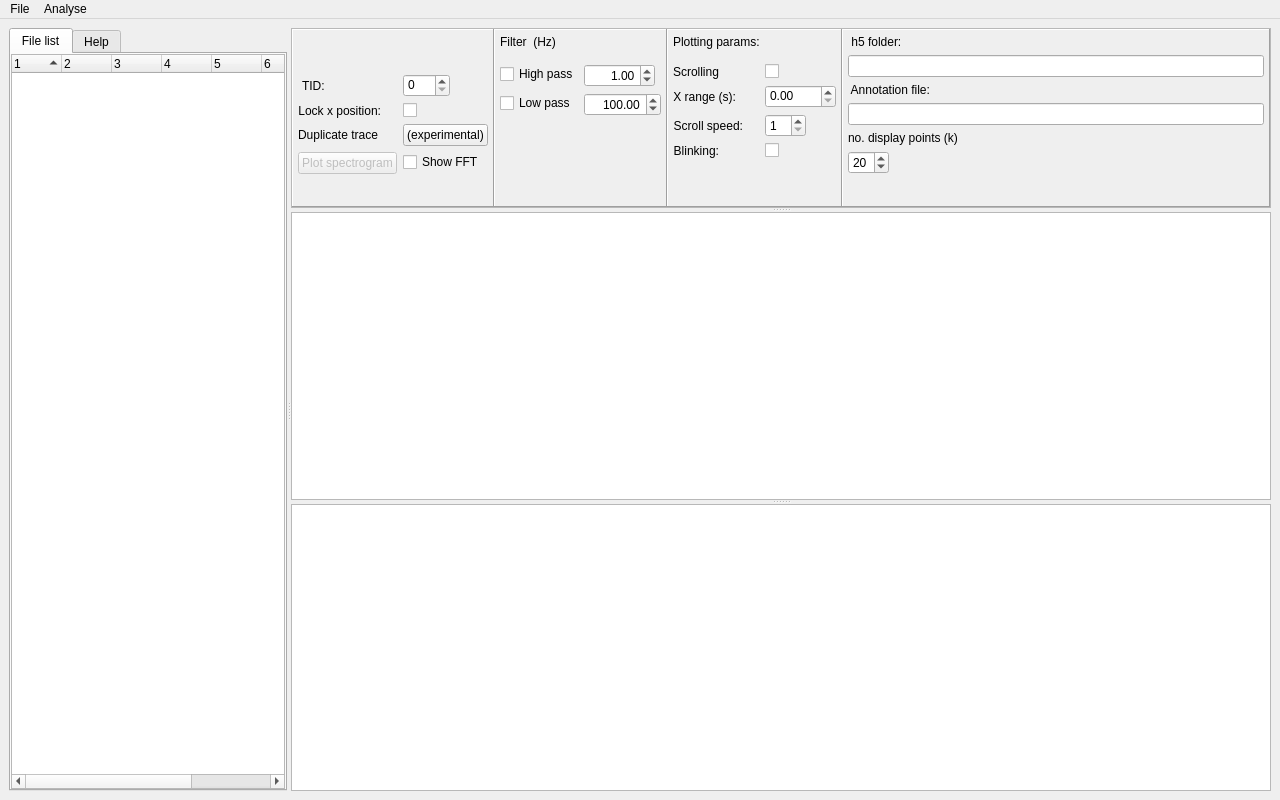
<?xml version="1.0" encoding="UTF-8"?>
<ui version="4.0">
 <class>MainWindow</class>
 <widget class="QMainWindow" name="MainWindow">
  <property name="geometry">
   <rect>
    <x>0</x>
    <y>0</y>
    <width>1280</width>
    <height>800</height>
   </rect>
  </property>
  <property name="windowTitle">
   <string>MainWindow</string>
  </property>
  <widget class="QWidget" name="centralwidget">
   <layout class="QGridLayout" name="gridLayout">
    <item row="0" column="0">
     <widget class="QSplitter" name="splitter_3">
      <property name="orientation">
       <enum>Qt::Horizontal</enum>
      </property>
      <widget class="QTabWidget" name="tabWidget">
       <property name="sizePolicy">
        <sizepolicy hsizetype="Preferred" vsizetype="Preferred">
         <horstretch>1</horstretch>
         <verstretch>0</verstretch>
        </sizepolicy>
       </property>
       <property name="currentIndex">
        <number>0</number>
       </property>
       <widget class="QWidget" name="widget">
        <attribute name="title">
         <string>File list</string>
        </attribute>
        <layout class="QVBoxLayout" name="verticalLayout_2">
         <property name="spacing">
          <number>0</number>
         </property>
         <property name="leftMargin">
          <number>0</number>
         </property>
         <property name="topMargin">
          <number>0</number>
         </property>
         <property name="rightMargin">
          <number>0</number>
         </property>
         <property name="bottomMargin">
          <number>0</number>
         </property>
         <item>
          <widget class="QTreeWidget" name="treeWidget">
           <property name="enabled">
            <bool>true</bool>
           </property>
           <property name="sizePolicy">
            <sizepolicy hsizetype="Expanding" vsizetype="Expanding">
             <horstretch>0</horstretch>
             <verstretch>0</verstretch>
            </sizepolicy>
           </property>
           <property name="font">
            <font>
             <family>Helvetica Neue</family>
            </font>
           </property>
           <property name="autoExpandDelay">
            <number>-1</number>
           </property>
           <property name="columnCount">
            <number>8</number>
           </property>
           <attribute name="headerDefaultSectionSize">
            <number>50</number>
           </attribute>
           <attribute name="headerMinimumSectionSize">
            <number>5</number>
           </attribute>
           <attribute name="headerShowSortIndicator" stdset="0">
            <bool>true</bool>
           </attribute>
           <column>
            <property name="text">
             <string notr="true">1</string>
            </property>
            <property name="font">
             <font>
              <family>Helvetica Neue</family>
              <kerning>true</kerning>
             </font>
            </property>
           </column>
           <column>
            <property name="text">
             <string notr="true">2</string>
            </property>
            <property name="font">
             <font>
              <family>Helvetica Neue</family>
             </font>
            </property>
           </column>
           <column>
            <property name="text">
             <string notr="true">3</string>
            </property>
            <property name="font">
             <font>
              <family>Helvetica Neue</family>
             </font>
            </property>
           </column>
           <column>
            <property name="text">
             <string notr="true">4</string>
            </property>
            <property name="font">
             <font>
              <family>Helvetica Neue</family>
             </font>
            </property>
           </column>
           <column>
            <property name="text">
             <string notr="true">5</string>
            </property>
           </column>
           <column>
            <property name="text">
             <string notr="true">6</string>
            </property>
           </column>
           <column>
            <property name="text">
             <string notr="true">7</string>
            </property>
           </column>
           <column>
            <property name="text">
             <string notr="true">8</string>
            </property>
           </column>
          </widget>
         </item>
        </layout>
       </widget>
       <widget class="QWidget" name="tabWidgetPage2">
        <attribute name="title">
         <string>Help</string>
        </attribute>
        <layout class="QVBoxLayout" name="verticalLayout">
         <item>
          <widget class="QTextBrowser" name="textBrowser_4">
           <property name="sizePolicy">
            <sizepolicy hsizetype="Minimum" vsizetype="Expanding">
             <horstretch>0</horstretch>
             <verstretch>0</verstretch>
            </sizepolicy>
           </property>
           <property name="baseSize">
            <size>
             <width>300</width>
             <height>0</height>
            </size>
           </property>
           <property name="font">
            <font>
             <pointsize>10</pointsize>
            </font>
           </property>
           <property name="html">
            <string>&lt;!DOCTYPE HTML PUBLIC &quot;-//W3C//DTD HTML 4.0//EN&quot; &quot;http://www.w3.org/TR/REC-html40/strict.dtd&quot;&gt;
&lt;html&gt;&lt;head&gt;&lt;meta name=&quot;qrichtext&quot; content=&quot;1&quot; /&gt;&lt;style type=&quot;text/css&quot;&gt;
p, li { white-space: pre-wrap; }
&lt;/style&gt;&lt;/head&gt;&lt;body style=&quot; font-family:'Ubuntu'; font-size:10pt; font-weight:400; font-style:normal;&quot;&gt;
&lt;p style=&quot; margin-top:0px; margin-bottom:0px; margin-left:0px; margin-right:0px; -qt-block-indent:0; text-indent:0px;&quot;&gt;&lt;span style=&quot; font-family:'MS Shell Dlg 2'; font-size:11pt; font-weight:600;&quot;&gt;Mouse functionality and keyboard shortcuts&lt;/span&gt;&lt;/p&gt;
&lt;p style=&quot;-qt-paragraph-type:empty; margin-top:0px; margin-bottom:0px; margin-left:0px; margin-right:0px; -qt-block-indent:0; text-indent:0px; font-family:'MS Shell Dlg 2'; font-size:11pt; font-weight:600;&quot;&gt;&lt;br /&gt;&lt;/p&gt;
&lt;p style=&quot; margin-top:0px; margin-bottom:0px; margin-left:0px; margin-right:0px; -qt-block-indent:0; text-indent:0px;&quot;&gt;&lt;span style=&quot; font-family:'MS Shell Dlg 2'; font-size:11pt;&quot;&gt;Mouse: Scroll when hovering over either axis in the main plot to zoom that axis only. Scrolling when in the middle will zoom both axes at the same time - you probably don't want that.&lt;/span&gt;&lt;/p&gt;
&lt;p style=&quot; margin-top:12px; margin-bottom:12px; margin-left:0px; margin-right:0px; -qt-block-indent:0; text-indent:0px;&quot;&gt;&lt;span style=&quot; font-family:'MS Shell Dlg 2'; font-size:11pt;&quot;&gt;Up arrow: 		Zoom in / speed up &lt;/span&gt;&lt;/p&gt;
&lt;p style=&quot; margin-top:12px; margin-bottom:12px; margin-left:0px; margin-right:0px; -qt-block-indent:0; text-indent:0px;&quot;&gt;&lt;span style=&quot; font-family:'MS Shell Dlg 2'; font-size:11pt;&quot;&gt;Down arrow: 	Zoom out / slow down &lt;/span&gt;&lt;/p&gt;
&lt;p style=&quot; margin-top:12px; margin-bottom:12px; margin-left:0px; margin-right:0px; -qt-block-indent:0; text-indent:0px;&quot;&gt;&lt;span style=&quot; font-family:'MS Shell Dlg 2'; font-size:11pt;&quot;&gt;Right arrow: 	Step right / scroll forwards &lt;/span&gt;&lt;/p&gt;
&lt;p style=&quot; margin-top:12px; margin-bottom:12px; margin-left:0px; margin-right:0px; -qt-block-indent:0; text-indent:0px;&quot;&gt;&lt;span style=&quot; font-family:'MS Shell Dlg 2'; font-size:11pt;&quot;&gt;Left arrow: 	Step left / scroll backwards&lt;/span&gt;&lt;/p&gt;
&lt;p style=&quot; margin-top:12px; margin-bottom:12px; margin-left:0px; margin-right:0px; -qt-block-indent:0; text-indent:0px;&quot;&gt;&lt;span style=&quot; font-family:'MS Shell Dlg 2'; font-size:11pt;&quot;&gt;Numbers: 		Set plot time interval &lt;/span&gt;&lt;/p&gt;
&lt;p style=&quot; margin-top:12px; margin-bottom:12px; margin-left:0px; margin-right:0px; -qt-block-indent:0; text-indent:0px;&quot;&gt;&lt;span style=&quot; font-family:'MS Shell Dlg 2'; font-size:11pt;&quot;&gt;B key: 		Toggle blink vs scroll &lt;/span&gt;&lt;/p&gt;
&lt;p style=&quot; margin-top:12px; margin-bottom:12px; margin-left:0px; margin-right:0px; -qt-block-indent:0; text-indent:0px;&quot;&gt;&lt;span style=&quot; font-family:'MS Shell Dlg 2'; font-size:11pt;&quot;&gt;Space bar:		Start scrolling (or blinking)&lt;/span&gt;&lt;/p&gt;
&lt;p style=&quot;-qt-paragraph-type:empty; margin-top:12px; margin-bottom:12px; margin-left:0px; margin-right:0px; -qt-block-indent:0; text-indent:0px; font-family:'MS Shell Dlg 2'; font-size:11pt;&quot;&gt;&lt;br /&gt;&lt;/p&gt;
&lt;p style=&quot; margin-top:12px; margin-bottom:12px; margin-left:0px; margin-right:0px; -qt-block-indent:0; text-indent:0px;&quot;&gt;&lt;span style=&quot; font-family:'MS Shell Dlg 2'; font-size:11pt;&quot;&gt;Left click + Shift:	Mark start of an event in uppper window&lt;/span&gt;&lt;/p&gt;
&lt;p style=&quot; margin-top:12px; margin-bottom:12px; margin-left:0px; margin-right:0px; -qt-block-indent:0; text-indent:0px;&quot;&gt;&lt;span style=&quot; font-family:'MS Shell Dlg 2'; font-size:11pt;&quot;&gt;Left click + Alt: 	Mark end of event&lt;/span&gt;&lt;/p&gt;
&lt;p style=&quot; margin-top:12px; margin-bottom:12px; margin-left:0px; margin-right:0px; -qt-block-indent:0; text-indent:0px;&quot;&gt;&lt;span style=&quot; font-family:'MS Shell Dlg 2'; font-size:11pt;&quot;&gt;Hold position checkbox: This controls the x axis position when you select another file in the file list. If the checkbox is ticked the xaxis position will be held. If unticked (default), selecting another file will move the window to the start of that file. &lt;/span&gt;&lt;/p&gt;&lt;/body&gt;&lt;/html&gt;</string>
           </property>
          </widget>
         </item>
        </layout>
       </widget>
      </widget>
      <widget class="QSplitter" name="splitter_2">
       <property name="sizePolicy">
        <sizepolicy hsizetype="Preferred" vsizetype="Expanding">
         <horstretch>100</horstretch>
         <verstretch>0</verstretch>
        </sizepolicy>
       </property>
       <property name="orientation">
        <enum>Qt::Vertical</enum>
       </property>
       <widget class="QFrame" name="frame_5">
        <property name="sizePolicy">
         <sizepolicy hsizetype="Preferred" vsizetype="Preferred">
          <horstretch>1</horstretch>
          <verstretch>1</verstretch>
         </sizepolicy>
        </property>
        <property name="maximumSize">
         <size>
          <width>16777215</width>
          <height>180</height>
         </size>
        </property>
        <property name="frameShape">
         <enum>QFrame::StyledPanel</enum>
        </property>
        <property name="frameShadow">
         <enum>QFrame::Raised</enum>
        </property>
        <layout class="QHBoxLayout" name="horizontalLayout">
         <property name="spacing">
          <number>0</number>
         </property>
         <property name="sizeConstraint">
          <enum>QLayout::SetMinimumSize</enum>
         </property>
         <property name="leftMargin">
          <number>0</number>
         </property>
         <property name="topMargin">
          <number>0</number>
         </property>
         <property name="rightMargin">
          <number>0</number>
         </property>
         <property name="bottomMargin">
          <number>0</number>
         </property>
         <item>
          <widget class="QFrame" name="frame_4">
           <property name="sizePolicy">
            <sizepolicy hsizetype="Preferred" vsizetype="Preferred">
             <horstretch>20</horstretch>
             <verstretch>0</verstretch>
            </sizepolicy>
           </property>
           <property name="frameShape">
            <enum>QFrame::Panel</enum>
           </property>
           <property name="frameShadow">
            <enum>QFrame::Raised</enum>
           </property>
           <layout class="QFormLayout" name="formLayout_3">
            <property name="fieldGrowthPolicy">
             <enum>QFormLayout::FieldsStayAtSizeHint</enum>
            </property>
            <property name="formAlignment">
             <set>Qt::AlignLeading|Qt::AlignLeft|Qt::AlignTop</set>
            </property>
            <property name="leftMargin">
             <number>5</number>
            </property>
            <property name="topMargin">
             <number>44</number>
            </property>
            <property name="rightMargin">
             <number>5</number>
            </property>
            <property name="bottomMargin">
             <number>5</number>
            </property>
            <item row="1" column="0">
             <widget class="QLabel" name="label_6">
              <property name="maximumSize">
               <size>
                <width>200</width>
                <height>16777215</height>
               </size>
              </property>
              <property name="layoutDirection">
               <enum>Qt::LeftToRight</enum>
              </property>
              <property name="text">
               <string> TID: </string>
              </property>
              <property name="alignment">
               <set>Qt::AlignRight|Qt::AlignTrailing|Qt::AlignVCenter</set>
              </property>
             </widget>
            </item>
            <item row="1" column="1">
             <widget class="QSpinBox" name="tid_spinBox">
              <property name="maximumSize">
               <size>
                <width>51</width>
                <height>16777215</height>
               </size>
              </property>
              <property name="alignment">
               <set>Qt::AlignLeading|Qt::AlignLeft|Qt::AlignTop</set>
              </property>
              <property name="maximum">
               <number>500</number>
              </property>
             </widget>
            </item>
            <item row="4" column="0">
             <widget class="QLabel" name="label_8">
              <property name="text">
               <string>Duplicate trace</string>
              </property>
             </widget>
            </item>
            <item row="4" column="1">
             <widget class="QPushButton" name="add_extra_line">
              <property name="text">
               <string>(experimental)</string>
              </property>
             </widget>
            </item>
            <item row="3" column="0">
             <widget class="QLabel" name="label_11">
              <property name="layoutDirection">
               <enum>Qt::LeftToRight</enum>
              </property>
              <property name="text">
               <string>Lock x position:</string>
              </property>
              <property name="alignment">
               <set>Qt::AlignRight|Qt::AlignTrailing|Qt::AlignVCenter</set>
              </property>
             </widget>
            </item>
            <item row="3" column="1">
             <widget class="QCheckBox" name="checkbox_hold_trace_position">
              <property name="font">
               <font>
                <pointsize>8</pointsize>
               </font>
              </property>
              <property name="layoutDirection">
               <enum>Qt::LeftToRight</enum>
              </property>
              <property name="text">
               <string/>
              </property>
             </widget>
            </item>
            <item row="5" column="0">
             <widget class="QPushButton" name="plot_spectrogram_button">
              <property name="enabled">
               <bool>false</bool>
              </property>
              <property name="text">
               <string>Plot spectrogram</string>
              </property>
             </widget>
            </item>
            <item row="5" column="1">
             <widget class="QCheckBox" name="show_fft_checkbox">
              <property name="text">
               <string>Show FFT</string>
              </property>
             </widget>
            </item>
           </layout>
          </widget>
         </item>
         <item>
          <widget class="QFrame" name="frame">
           <property name="sizePolicy">
            <sizepolicy hsizetype="Preferred" vsizetype="Preferred">
             <horstretch>20</horstretch>
             <verstretch>0</verstretch>
            </sizepolicy>
           </property>
           <property name="layoutDirection">
            <enum>Qt::LeftToRight</enum>
           </property>
           <property name="frameShape">
            <enum>QFrame::Panel</enum>
           </property>
           <property name="frameShadow">
            <enum>QFrame::Raised</enum>
           </property>
           <layout class="QFormLayout" name="formLayout_2">
            <property name="fieldGrowthPolicy">
             <enum>QFormLayout::ExpandingFieldsGrow</enum>
            </property>
            <property name="formAlignment">
             <set>Qt::AlignLeading|Qt::AlignLeft|Qt::AlignTop</set>
            </property>
            <property name="horizontalSpacing">
             <number>5</number>
            </property>
            <property name="leftMargin">
             <number>5</number>
            </property>
            <property name="topMargin">
             <number>5</number>
            </property>
            <property name="rightMargin">
             <number>5</number>
            </property>
            <property name="bottomMargin">
             <number>5</number>
            </property>
            <item row="6" column="0">
             <widget class="QCheckBox" name="checkbox_hp_filter">
              <property name="text">
               <string>High pass</string>
              </property>
             </widget>
            </item>
            <item row="6" column="1">
             <widget class="QDoubleSpinBox" name="hp_filter_freq">
              <property name="sizePolicy">
               <sizepolicy hsizetype="Preferred" vsizetype="Fixed">
                <horstretch>0</horstretch>
                <verstretch>0</verstretch>
               </sizepolicy>
              </property>
              <property name="wrapping">
               <bool>false</bool>
              </property>
              <property name="alignment">
               <set>Qt::AlignRight|Qt::AlignTrailing|Qt::AlignVCenter</set>
              </property>
              <property name="maximum">
               <double>5120.000000000000000</double>
              </property>
              <property name="value">
               <double>1.000000000000000</double>
              </property>
             </widget>
            </item>
            <item row="9" column="0">
             <widget class="QCheckBox" name="checkbox_lp_filter">
              <property name="text">
               <string>Low pass</string>
              </property>
             </widget>
            </item>
            <item row="9" column="1">
             <widget class="QDoubleSpinBox" name="lp_filter_freq">
              <property name="sizePolicy">
               <sizepolicy hsizetype="Preferred" vsizetype="Fixed">
                <horstretch>0</horstretch>
                <verstretch>0</verstretch>
               </sizepolicy>
              </property>
              <property name="alignment">
               <set>Qt::AlignRight|Qt::AlignTrailing|Qt::AlignVCenter</set>
              </property>
              <property name="maximum">
               <double>30000.000000000000000</double>
              </property>
              <property name="value">
               <double>100.000000000000000</double>
              </property>
             </widget>
            </item>
            <item row="4" column="0">
             <widget class="QLabel" name="label_2">
              <property name="font">
               <font>
                <weight>50</weight>
                <bold>false</bold>
               </font>
              </property>
              <property name="layoutDirection">
               <enum>Qt::LeftToRight</enum>
              </property>
              <property name="text">
               <string>Filter  (Hz)</string>
              </property>
              <property name="alignment">
               <set>Qt::AlignCenter</set>
              </property>
             </widget>
            </item>
            <item row="5" column="0">
             <widget class="Line" name="line_2">
              <property name="orientation">
               <enum>Qt::Horizontal</enum>
              </property>
             </widget>
            </item>
           </layout>
          </widget>
         </item>
         <item>
          <widget class="QFrame" name="frame_2">
           <property name="sizePolicy">
            <sizepolicy hsizetype="Preferred" vsizetype="Preferred">
             <horstretch>20</horstretch>
             <verstretch>0</verstretch>
            </sizepolicy>
           </property>
           <property name="frameShape">
            <enum>QFrame::Panel</enum>
           </property>
           <property name="frameShadow">
            <enum>QFrame::Raised</enum>
           </property>
           <layout class="QFormLayout" name="formLayout">
            <property name="fieldGrowthPolicy">
             <enum>QFormLayout::ExpandingFieldsGrow</enum>
            </property>
            <property name="formAlignment">
             <set>Qt::AlignLeading|Qt::AlignLeft|Qt::AlignTop</set>
            </property>
            <property name="horizontalSpacing">
             <number>5</number>
            </property>
            <property name="leftMargin">
             <number>5</number>
            </property>
            <property name="topMargin">
             <number>5</number>
            </property>
            <property name="rightMargin">
             <number>5</number>
            </property>
            <property name="bottomMargin">
             <number>5</number>
            </property>
            <item row="0" column="0">
             <widget class="QLabel" name="label_13">
              <property name="text">
               <string>Plotting params:</string>
              </property>
             </widget>
            </item>
            <item row="1" column="0">
             <widget class="Line" name="line">
              <property name="orientation">
               <enum>Qt::Horizontal</enum>
              </property>
             </widget>
            </item>
            <item row="2" column="0">
             <widget class="QLabel" name="label_7">
              <property name="font">
               <font>
                <weight>50</weight>
                <bold>false</bold>
               </font>
              </property>
              <property name="text">
               <string>Scrolling</string>
              </property>
              <property name="alignment">
               <set>Qt::AlignCenter</set>
              </property>
             </widget>
            </item>
            <item row="2" column="1">
             <widget class="QCheckBox" name="checkBox_scrolling">
              <property name="layoutDirection">
               <enum>Qt::LeftToRight</enum>
              </property>
              <property name="text">
               <string/>
              </property>
             </widget>
            </item>
            <item row="3" column="0">
             <widget class="QLabel" name="label_5">
              <property name="text">
               <string>X range (s):</string>
              </property>
              <property name="alignment">
               <set>Qt::AlignRight|Qt::AlignTrailing|Qt::AlignVCenter</set>
              </property>
             </widget>
            </item>
            <item row="3" column="1">
             <widget class="QDoubleSpinBox" name="xrange_spinBox">
              <property name="alignment">
               <set>Qt::AlignLeading|Qt::AlignLeft|Qt::AlignTop</set>
              </property>
              <property name="maximum">
               <double>3600.000000000000000</double>
              </property>
             </widget>
            </item>
            <item row="4" column="0">
             <widget class="QLabel" name="label">
              <property name="text">
               <string>Scroll speed:</string>
              </property>
              <property name="alignment">
               <set>Qt::AlignRight|Qt::AlignTrailing|Qt::AlignVCenter</set>
              </property>
             </widget>
            </item>
            <item row="4" column="1">
             <widget class="QSpinBox" name="scroll_speed_box">
              <property name="minimum">
               <number>1</number>
              </property>
             </widget>
            </item>
            <item row="5" column="0">
             <widget class="QLabel" name="label_10">
              <property name="layoutDirection">
               <enum>Qt::LeftToRight</enum>
              </property>
              <property name="text">
               <string>Blinking:</string>
              </property>
              <property name="alignment">
               <set>Qt::AlignRight|Qt::AlignTrailing|Qt::AlignVCenter</set>
              </property>
             </widget>
            </item>
            <item row="5" column="1">
             <widget class="QCheckBox" name="blink_box">
              <property name="layoutDirection">
               <enum>Qt::LeftToRight</enum>
              </property>
              <property name="text">
               <string/>
              </property>
             </widget>
            </item>
           </layout>
          </widget>
         </item>
         <item>
          <widget class="QFrame" name="frame_3">
           <property name="sizePolicy">
            <sizepolicy hsizetype="Preferred" vsizetype="Preferred">
             <horstretch>100</horstretch>
             <verstretch>0</verstretch>
            </sizepolicy>
           </property>
           <property name="frameShape">
            <enum>QFrame::Panel</enum>
           </property>
           <property name="frameShadow">
            <enum>QFrame::Raised</enum>
           </property>
           <layout class="QFormLayout" name="formLayout_4">
            <property name="fieldGrowthPolicy">
             <enum>QFormLayout::ExpandingFieldsGrow</enum>
            </property>
            <property name="formAlignment">
             <set>Qt::AlignLeading|Qt::AlignLeft|Qt::AlignTop</set>
            </property>
            <property name="horizontalSpacing">
             <number>5</number>
            </property>
            <property name="leftMargin">
             <number>5</number>
            </property>
            <property name="topMargin">
             <number>5</number>
            </property>
            <property name="rightMargin">
             <number>5</number>
            </property>
            <property name="bottomMargin">
             <number>5</number>
            </property>
            <item row="0" column="0">
             <widget class="QLabel" name="label_4">
              <property name="text">
               <string> h5 folder:</string>
              </property>
              <property name="alignment">
               <set>Qt::AlignLeading|Qt::AlignLeft|Qt::AlignVCenter</set>
              </property>
             </widget>
            </item>
            <item row="1" column="0" colspan="2">
             <widget class="QLineEdit" name="predictions_file_display">
              <property name="sizePolicy">
               <sizepolicy hsizetype="Preferred" vsizetype="Fixed">
                <horstretch>0</horstretch>
                <verstretch>0</verstretch>
               </sizepolicy>
              </property>
             </widget>
            </item>
            <item row="2" column="0">
             <widget class="QLabel" name="label_3">
              <property name="text">
               <string> Annotation file:</string>
              </property>
              <property name="alignment">
               <set>Qt::AlignLeading|Qt::AlignLeft|Qt::AlignVCenter</set>
              </property>
             </widget>
            </item>
            <item row="4" column="0" colspan="2">
             <widget class="QLineEdit" name="h5_folder_display">
              <property name="sizePolicy">
               <sizepolicy hsizetype="Preferred" vsizetype="Fixed">
                <horstretch>0</horstretch>
                <verstretch>0</verstretch>
               </sizepolicy>
              </property>
              <property name="dragEnabled">
               <bool>true</bool>
              </property>
              <property name="readOnly">
               <bool>true</bool>
              </property>
              <property name="cursorMoveStyle">
               <enum>Qt::VisualMoveStyle</enum>
              </property>
             </widget>
            </item>
            <item row="5" column="0">
             <widget class="QLabel" name="label_9">
              <property name="text">
               <string>no. display points (k)</string>
              </property>
             </widget>
            </item>
            <item row="6" column="0">
             <widget class="QSpinBox" name="downsample_spinbox">
              <property name="minimum">
               <number>1</number>
              </property>
              <property name="value">
               <number>20</number>
              </property>
             </widget>
            </item>
           </layout>
          </widget>
         </item>
        </layout>
       </widget>
       <widget class="QSplitter" name="splitter">
        <property name="sizePolicy">
         <sizepolicy hsizetype="Preferred" vsizetype="Preferred">
          <horstretch>1</horstretch>
          <verstretch>1</verstretch>
         </sizepolicy>
        </property>
        <property name="orientation">
         <enum>Qt::Vertical</enum>
        </property>
        <widget class="GraphicsLayoutWidget" name="overview_plot"/>
        <widget class="GraphicsLayoutWidget" name="GraphicsLayoutWidget">
         <property name="enabled">
          <bool>true</bool>
         </property>
         <property name="sizePolicy">
          <sizepolicy hsizetype="Expanding" vsizetype="Expanding">
           <horstretch>10</horstretch>
           <verstretch>0</verstretch>
          </sizepolicy>
         </property>
        </widget>
       </widget>
      </widget>
     </widget>
    </item>
   </layout>
  </widget>
  <widget class="QMenuBar" name="menuBar">
   <property name="geometry">
    <rect>
     <x>0</x>
     <y>0</y>
     <width>1280</width>
     <height>25</height>
    </rect>
   </property>
   <widget class="QMenu" name="menuFile">
    <property name="title">
     <string>File</string>
    </property>
    <addaction name="actionLoad_Library"/>
    <addaction name="actionLoad_Predictions"/>
    <addaction name="actionLoad_h5_folder"/>
    <addaction name="separator"/>
    <addaction name="actionSave_full_treewidget"/>
    <addaction name="actionSave_annotations_only"/>
    <addaction name="separator"/>
    <addaction name="actionSet_default_folder"/>
    <addaction name="separator"/>
    <addaction name="actionSubstates_Window"/>
   </widget>
   <widget class="QMenu" name="menuAnalyse">
    <property name="title">
     <string>Analyse</string>
    </property>
    <addaction name="actionConvert_ndf_to_h5"/>
    <addaction name="separator"/>
    <addaction name="actionAdd_features_to_h5_folder"/>
    <addaction name="separator"/>
    <addaction name="actionLibrary_logistics"/>
    <addaction name="separator"/>
    <addaction name="actionClassifier_components"/>
    <addaction name="actionApply_classifier_to_ndf_folder"/>
    <addaction name="separator"/>
    <addaction name="actionOpen_in_Jupyter_notebook"/>
   </widget>
   <addaction name="menuFile"/>
   <addaction name="menuAnalyse"/>
  </widget>
  <action name="actionSave_full_treewidget">
   <property name="text">
    <string>Save file list</string>
   </property>
  </action>
  <action name="actionLoad_Library">
   <property name="text">
    <string>Load Library</string>
   </property>
  </action>
  <action name="actionLoad_Predictions">
   <property name="text">
    <string>Load predictions</string>
   </property>
  </action>
  <action name="actionLoad_h5_folder">
   <property name="text">
    <string>Load h5 folder</string>
   </property>
  </action>
  <action name="actionConvert_dir_to_h5">
   <property name="text">
    <string>Convert dir to h5</string>
   </property>
  </action>
  <action name="actionConvert_ndf_to_h5">
   <property name="text">
    <string>Convert ndf folder to h5</string>
   </property>
  </action>
  <action name="actionLibrary_logistics">
   <property name="text">
    <string>Library logistics</string>
   </property>
  </action>
  <action name="actionAdd_to_library">
   <property name="text">
    <string>Add to library</string>
   </property>
  </action>
  <action name="actionAdd_labels_to_library">
   <property name="text">
    <string>Add labels to library</string>
   </property>
  </action>
  <action name="actionAdd_features_to_library">
   <property name="text">
    <string>Add features to library</string>
   </property>
  </action>
  <action name="actionClassifier_components">
   <property name="text">
    <string>Classifier components</string>
   </property>
  </action>
  <action name="actionRun_classifer_on_h5_dir">
   <property name="text">
    <string>Run classifer on h5 dir</string>
   </property>
  </action>
  <action name="actionRun_classifer_on_ndf_dir">
   <property name="text">
    <string>Run classifer on ndf dir</string>
   </property>
  </action>
  <action name="actionSet_default_folder">
   <property name="text">
    <string>Set default folder</string>
   </property>
  </action>
  <action name="actionAdd_features_to_h5_folder">
   <property name="text">
    <string>Add features to h5 folder</string>
   </property>
  </action>
  <action name="actionFolder_for_substates">
   <property name="text">
    <string>Folder for substates</string>
   </property>
  </action>
  <action name="actionSubstates_Window">
   <property name="text">
    <string>Substates (not working)</string>
   </property>
  </action>
  <action name="actionOpen_in_Jupyter_notebook">
   <property name="text">
    <string>Open in Jupyter notebook</string>
   </property>
  </action>
  <action name="actionApply_classifier_to_ndf_folder">
   <property name="text">
    <string>Apply classifier to ndf folder</string>
   </property>
  </action>
  <action name="actionSave_annotations_only">
   <property name="text">
    <string>Save annotations only</string>
   </property>
  </action>
 </widget>
 <customwidgets>
  <customwidget>
   <class>GraphicsLayoutWidget</class>
   <extends>QGraphicsView</extends>
   <header>pyqtgraph</header>
  </customwidget>
 </customwidgets>
 <resources/>
 <connections/>
</ui>
